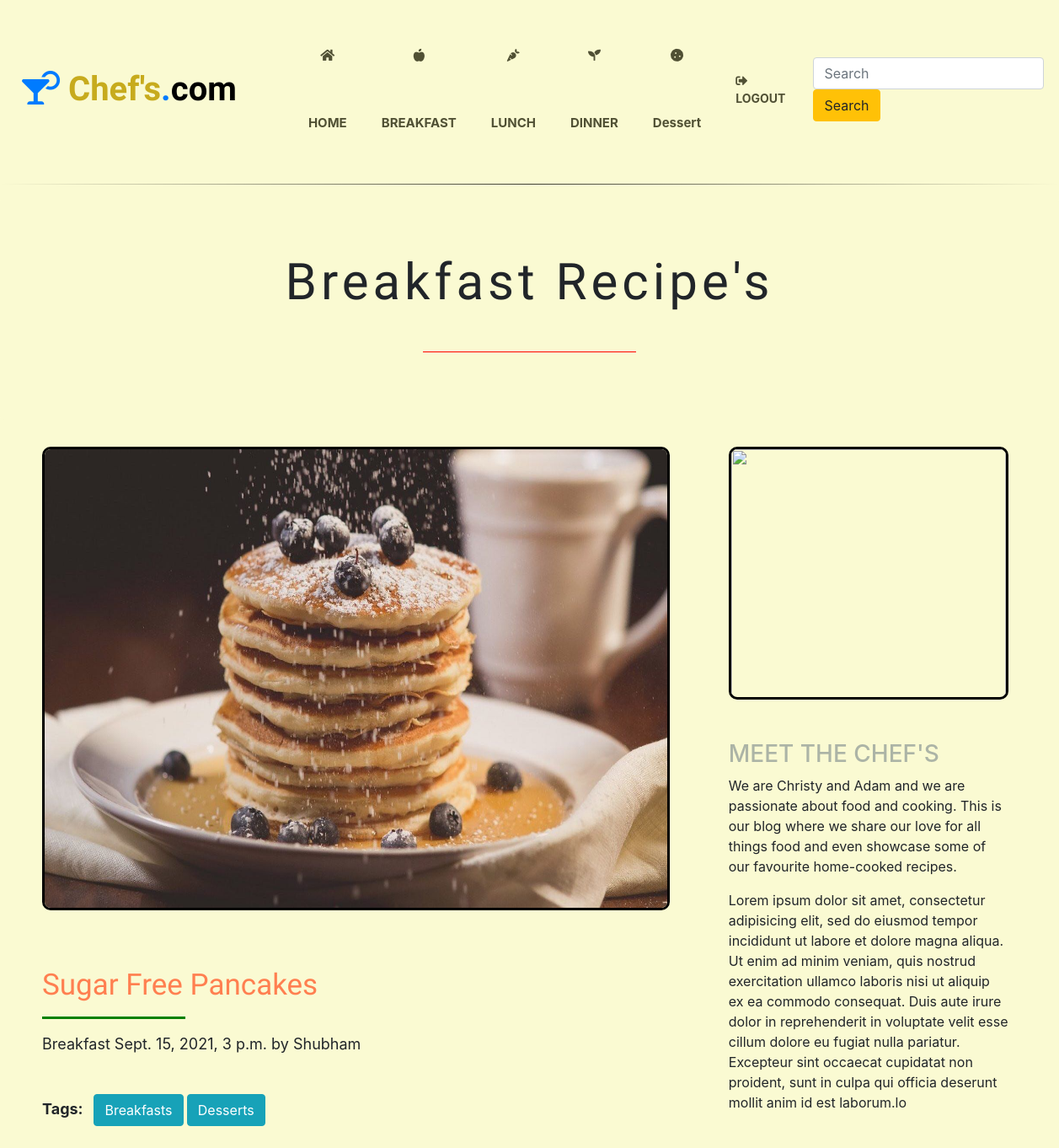
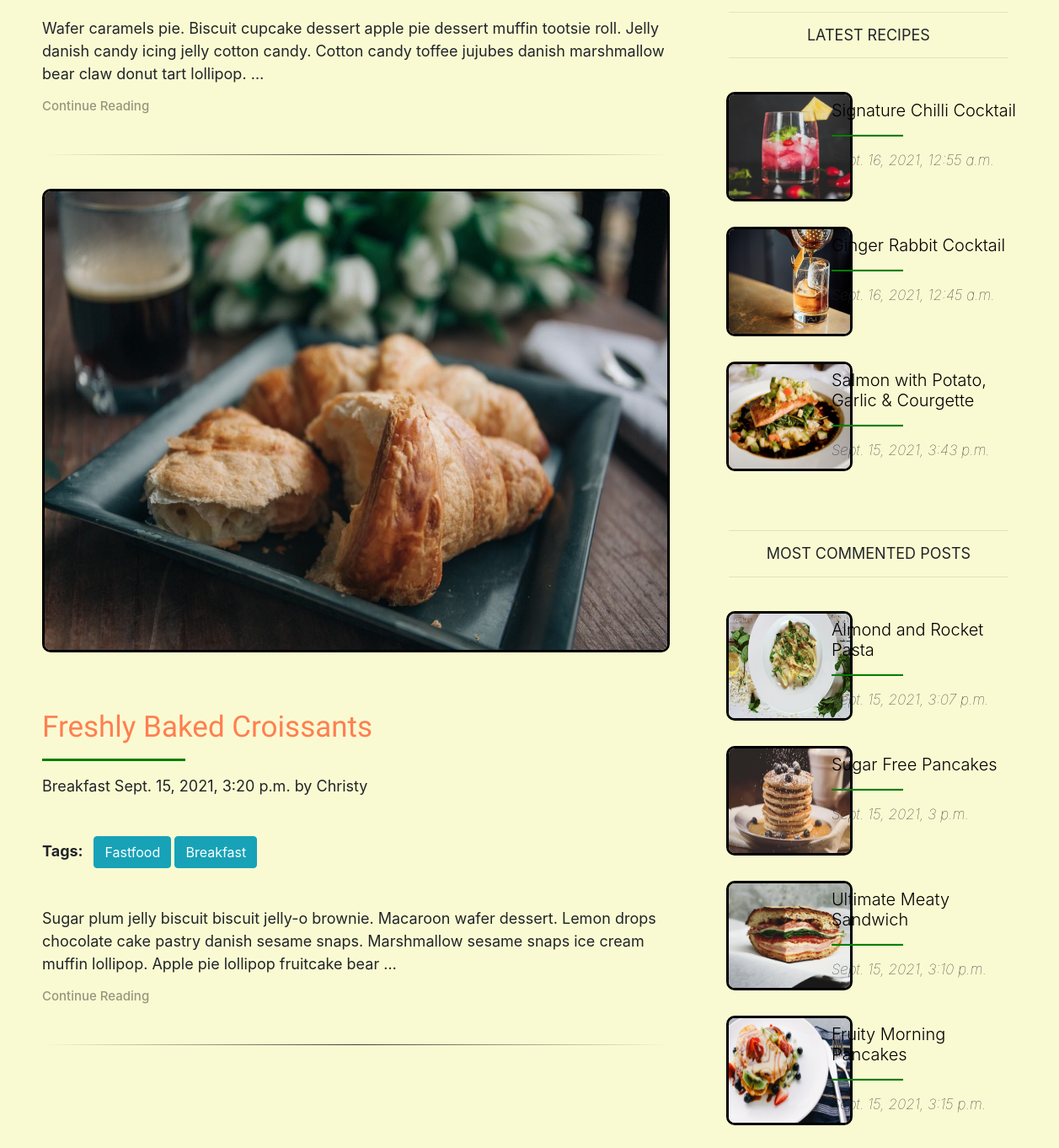
Page /breakfast/ on the committed database (2 pictures, top to bottom).
### testApp/models.py (models this page shows, shortened)
class Post(models.Model):
    STATUS_CHOICES = (('draft', 'Draft'), ('published', 'Published'))
    title = models.CharField(max_length=500)
    category = models.CharField(max_length=500)
    slug = models.SlugField(max_length=500, unique_for_date='publish')
    author = models.ForeignKey(User, related_name='blog_post',null=True, on_delete=models.CASCADE)
    user_detail = models.TextField()
    user_image = models.ImageField(upload_to='post_img',max_length=500,default=None,null=True,blank=True)
    body = models.TextField()
    publish = models.DateTimeField(default=timezone.now)
    created = models.DateTimeField(auto_now_add=True)
    updated = models.DateTimeField(auto_now=True)
    status = models.CharField(max_length=10,choices=STATUS_CHOICES,default='draft')
    image = models.ImageField(upload_to='post_img',max_length=500,default=None,null=True,blank=True)
    objects = CustomManager()
    tags = TaggableManager()
    class Meta:
        ordering = [
            'publish',
        ]
    def get_absolute_url(self):
        return reverse('post_detail',args=[self.publish.year,self.publish.strftime('%m'),self.publish.strftime('%d'), self.slug])

### testApp/views.py (the view)
# urls.py: path('breakfast/', views.breakfast_view),
def breakfast_view(request, tag_slug=None):
    post_list = Post.objects.all().filter(category='Breakfast')
    tag = None
    if tag_slug:
        tag = get_object_or_404(Tag, slug=tag_slug)
        post_list = post_list.filter(tags__in=[tag])
    paginator = Paginator(post_list, 2)
    page_number = request.GET.get('page')
    try:
        post_list = paginator.page(page_number)
    except PageNotAnInteger:
        post_list = paginator.page(1)
    except EmptyPage:
        post_list = paginator.page(paginator.num_pages)
    return render(request, 'testApp/category.html', {'post_list': post_list, 'tag': tag})

### testApp/models.py (called while the page is built)
    def get_queryset(self):
        return super().get_queryset().filter(status='published')

### testApp/templatetags/blog_tags.py (called while the page is built)
@register.inclusion_tag('testApp/latest_posts.html')
def show_latest_posts(count=3):
    latest_posts = Post.objects.order_by('-publish')[:count]
    return {'latest_posts':latest_posts}

@register.simple_tag()
def get_most_commented_posts(count=4):
    return Post.objects.annotate(total_comments=Count('comments')).order_by('-total_comments')[:count]

### templates/testApp/category.html (shortened to what this page needs)
{% extends 'testApp/base.html'%}
{% load static %}
{% load blog_tags %}
{% block home_block %}
{% for post in post_list %}
{% if forloop.counter == 1 %}
<div class="jumbotron" id='j_detail'>
  <h1>{{post.category}} Recipe's</h1>
  <hr class="hr1">
</div>
{% endif %}
{% endfor %}
{% endblock %}
{% block content_block %}
{% for post in post_list %}
<img class="img1" src="/media/{{post.image}}" alt=""><br><br><br>
<a href="{{ post.get_absolute_url }}" class="anchor">
  <h1 class="display-4">{{post.title}}</h1>
</a>
<hr class="hr2">
<p>{{post.category}} {{post.publish}} by {{post.author|title}}</p>
<p class="tagp">Tags:&nbsp&nbsp{% for tag in post.tags.all %}
  <a id="taga" href="{% url 'tag_view' tag.slug %}" class="btn btn-info">{{tag.name|title}}</a>
  {% endfor %}
</p>
<p>{{post.body|truncatewords:30}}</p>
<a href="{{ post.get_absolute_url }}">
  <h3>Continue Reading</h3>
</a><br>
<hr class="hr3"><br>
{% endfor %}
{% endblock %}
{% block sidebar_block %}
<img class="img2" src="https://images.unsplash.com/photo-1556909114-f6e7ad7d3136?ixid=MnwxMjA3fDB8MHxwaG90by1wYWdlfHx8fGVufDB8fHx8&ixlib=rb-1.2.1&auto=format&fit=crop&w=1050&q=80" alt=""><br><br><br>
<h3>MEET THE CHEF'S</h3>
<p>We are Christy and Adam and we are passionate about food and cooking. This is our blog where we share our love for all things food and even showcase some of our favourite home-cooked recipes.</p>
<p>Lorem ipsum dolor sit amet, consectetur adipisicing elit, sed do eiusmod tempor incididunt ut labore et dolore magna aliqua. Ut enim ad minim veniam, quis nostrud exercitation ullamco laboris nisi ut aliquip ex ea commodo consequat. Duis aute
  irure dolor in reprehenderit in voluptate velit esse cillum dolore eu fugiat nulla pariatur. Excepteur sint occaecat cupidatat non proident, sunt in culpa qui officia deserunt mollit anim id est laborum.lo</p>
<br>
<hr>
<h5 class="lh5">LATEST RECIPES</h5>
<hr><br>
{% show_latest_posts %}<br>
<hr>
<h5 class="lh5">MOST COMMENTED POSTS</h5>
<hr><br>
{% get_most_commented_posts as most_commented_posts %}
{% for post in most_commented_posts %}
<div class="latest">
  <div class="row">
    <div class="col-sm" id="ldiv1">
      <img class="limg" src="/media/{{post.image}}" alt="">
    </div>
    <div class="col-sm" id="ldiv2">
      <a class="latesta" href="{{ post.get_absolute_url }}">
        <h5 class="lh6">{{post.title}}</h5>
        <hr class="lhr">
      </a>
      <p class="lpublish">{{post.publish}}</p>
    </div>
  </div>
</div>
{% endfor %}
{% endblock %}

### templates/testApp/base.html (shortened to what this page needs)
<!DOCTYPE html>
{% load static %}
{% load blog_tags %}
<html lang="en" dir="ltr">
<head>
  <link rel="stylesheet" href="{% static 'css/foody.css' %}">
  <link rel="stylesheet" href="https://use.fontawesome.com/releases/v5.6.3/css/all.css">
  <link rel="stylesheet" href="https://cdn.jsdelivr.net/npm/bootstrap@4.6.0/dist/css/bootstrap.min.css">
</head>
<body Class='bd'>
  <header class='hd'>
    <nav class="navbar navbar-expand-lg">
      <a class="navbar-brand" href="/blog"><i class="fas fa-cocktail"></i><span Class='chef'> Chef's</span>.<span class='com'>com</span></a>
      <div class="collapse navbar-collapse" id="navbarSupportedContent">
        <ul id='cn' class="navbar-nav mr-auto">
          <li class="nav-item active">
            <a class="nav-link" href="/blog"> <i class="fas fa-home"></i> HOME <span class="sr-only">(current)</span></a>
          </li>
          <li class="nav-item">
            <a class="nav-link" href="/breakfast"><i class="fas fa-apple-alt"></i> BREAKFAST</a>
          </li>
          <li class="nav-item">
            <a class="nav-link" href="/lunch"><i class="fas fa-carrot"></i> LUNCH</a>
          </li>
          <li class="nav-item">
            <a class="nav-link" href="/dinner"><i class="fas fa-seedling"></i> DINNER</a>
          </li>
          <li class="nav-item">
            <a class="nav-link" href="/dessert"><i class="fas fa-cookie"></i> Dessert</a>
          </li>
        </ul>
        <ul id='cl' class="navbar-nav right">
          <li class="nav-item">
            <a class="nav-link" href="/"><i class="fas fa-sign-out-alt"></i> LOGOUT</a>
          </li>
        </ul>
        <form action={% url 'search' %} class="form-inline my-2 my-lg-0" method=GET>
          <input class="form-control mr-sm-2" type="search" placeholder="Search" aria-label="Search" name='searched'>
          <button class="btn btn-warning my-1 my-sm-0" type="submit">Search</button>
        </form>
      </div>
    </nav>
  </header>
  <hr class="hr3">
  <div id='mains'>
    {% block home_block %}
    {% endblock %}
  </div>
  <div class="content">
    {% block content_block %}
    {% endblock %}
  </div>
  <div class="sidebar">
    {% block sidebar_block %}
    {% endblock %}
  </div>
</body>
</html>

### templates/testApp/latest_posts.html
{% for post in latest_posts %}
<div class="latest">
  <div class="row">
    <div class="col-sm" id="ldiv1">
      <img class="limg" src="/media/{{post.image}}" alt="">
    </div>
    <div class="col-sm" id="ldiv2">
      <a class="latesta" href="{{ post.get_absolute_url }}">
        <h5 class="lh6">{{post.title}}</h5>
        <hr class="lhr">
      </a>
      <p class="lpublish">{{post.publish}}</p>
    </div>
  </div>
</div>
{%endfor%}

### static/css/foody.css (style rules this page uses)
.hd { margin-top: 10px; margin-bottom: 10px; }
.hd .navbar-brand { font-family: 'Lemon', cursive; font-size: 40px; font-weight: bolder; margin-bottom: 0; padding-left: 0px; margin-left: 10px; }
.chef { color: rgb(199, 171, 29); }
.com { color: black; }
#cn { text-align: center; width: 60%; line-height: 80px; font-size: 15px; color: red; font-weight: bold; margin-left: 61px; }
#cl { font-weight: bold; font-size: 14px; }
.navbar-expand-lg .navbar-nav .nav-link { padding-right: .5rem; padding-left: .5rem; color: rgba(38, 38, 12, 0.8); }
.nav-link { margin-right: 25px; }
.content .display-4 { font-size: 35px; }
.content .anchor { color: rgb(176, 22, 22); font-family: 'Carter One', cursive; }
.content h1 { color: coral; font-family: 'Carter One', cursive; }
.col-sm { margin-left: 5px; padding: 50px; height: 400px; font-size: 40px; }
.content { width: 68%; float: left; padding-left: 50px; padding-right: 60px; }
.content p { font-size: 18px; }
.sidebar { width: 32%; float: right; padding-right: 60px; padding-left: 10px; }
.img1 { height: 550px; width: 100%; border: 3px solid black; border-radius: 10px; }
.img2 { height: 300px; width: 100%; padding-right: 0px; border: 3px solid black; border-radius: 10px; }
#j_detail { background-color: lightgoldenrodyellow; }
#j_detail h1 { padding-top: 0px; padding-bottom: 30px; text-align: center; font-family: 'Carter One', cursive; font-size: 60px; letter-spacing: 5px; }
.hr1 { margin-top: 1rem; margin-bottom: 1rem; border: 0; border-top: 1px solid red; margin-left: 470px; margin-right: 470px; }
.hr2 { margin-top: 1rem; margin-bottom: 1rem; border: 0; border-top: 3px solid green; margin-right: 575px; }
.content h3 { color: rgba(0, 0, 0, 0.4); font-size: 15px; }
.hr3 { border: 0; height: 1px; background-image: linear-gradient(to right, rgba(0, 0, 0, 0), rgba(0, 0, 0, 0.75), rgba(0, 0, 0, 0)); }
h3 { color: rgba(158, 167, 159, 0.85); }
#taga { margin-bottom: 30px; margin-top: 30px; }
.tagp { font-weight: bold; }
.limg { height: 130px; width: 150px; border: 3px solid black; border-radius: 10px; }
#ldiv1 { padding: 0px; margin-left: 12px; margin-right: 0px; }
#ldiv2 { padding: 0px; float: left; margin-left: -100px; margin-top: 10px; }
.lh5 { font-weight: 400; font-size: 18px; text-align: center; }
.lh6 { font-weight: 300; }
.lhr { border-bottom: 2px solid green; margin-right: 140px; }
.lpublish { font-size: 17px; font-style: italic; font-weight: lighter; }
.latest { margin-bottom: -250px; }
.latesta { color: black; font-weight: 300; }
h1 { padding-top: 20px; }
.bd { background-color: lightgoldenrodyellow; }

### rows in the picture
Post: category "Breakfast", image (picture), title "Sugar Free Pancakes", publish "Sept. 15, 2021, 3 p.m.", author "Shubham", body "Wafer caramels pie. Biscuit cupcake dessert apple pie dessert muffin tootsie roll. Jelly danish candy icing jelly cotton candy. Cotton candy toffee jujubes danish marshmallow bear claw donut tart lollipop. …"
Tag: name "Breakfasts"
Tag: name "Desserts"
Post: image (picture), title "Freshly Baked Croissants", category "Breakfast", publish "Sept. 15, 2021, 3:20 p.m.", author "Christy", body "Sugar plum jelly biscuit biscuit jelly-o brownie. Macaroon wafer dessert. Lemon drops chocolate cake pastry danish sesame snaps. Marshmallow sesame snaps ice cream muffin lollipop. Apple pie lollipop fruitcake bear …"
Tag: name "Fastfood"
Tag: name "Breakfast"
Post: image (picture), title "Signature Chilli Cocktail", publish "Sept. 16, 2021, 12:55 a.m."
Post: image (picture), title "Ginger Rabbit Cocktail", publish "Sept. 16, 2021, 12:45 a.m."
Post: image (picture), title "Salmon with Potato, Garlic & Courgette", publish "Sept. 15, 2021, 3:43 p.m."
Post: image (picture), title "Almond and Rocket Pasta", publish "Sept. 15, 2021, 3:07 p.m."
Post: image (picture), title "Ultimate Meaty Sandwich", publish "Sept. 15, 2021, 3:10 p.m."
Post: image (picture), title "Fruity Morning Pancakes", publish "Sept. 15, 2021, 3:15 p.m."
